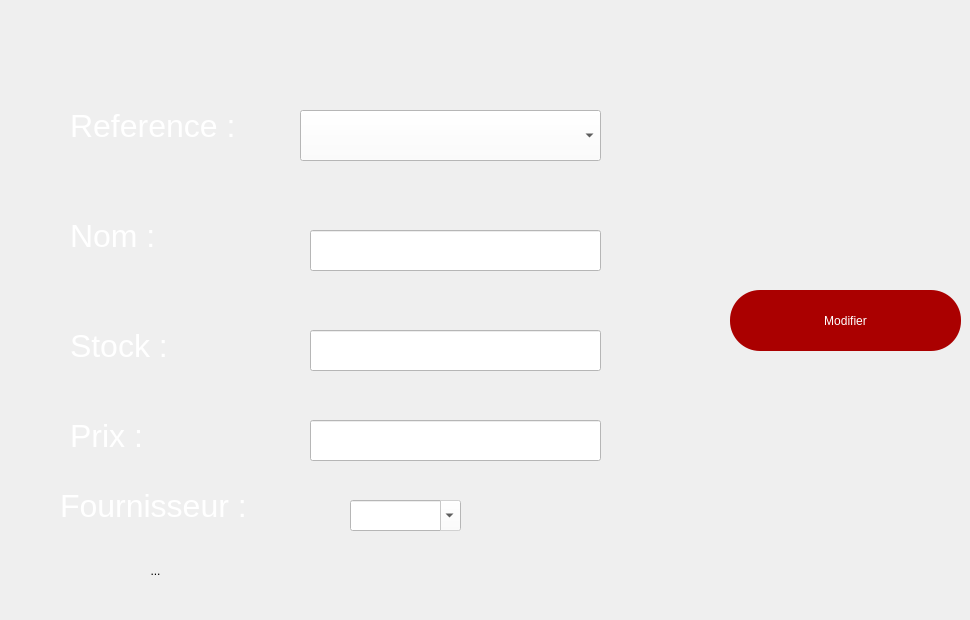
   <widget class="QWidget" name="modifierp">
    <widget class="QLabel" name="label_7">
     <property name="geometry">
      <rect>
       <x>70</x>
       <y>180</y>
       <width>201</width>
       <height>111</height>
      </rect>
     </property>
     <property name="font">
      <font>
       <pointsize>24</pointsize>
      </font>
     </property>
     <property name="styleSheet">
      <string notr="true">color: rgb(255, 255, 255);</string>
     </property>
     <property name="text">
      <string>Nom :</string>
     </property>
    </widget>
    <widget class="QLabel" name="label_8">
     <property name="geometry">
      <rect>
       <x>70</x>
       <y>290</y>
       <width>201</width>
       <height>111</height>
      </rect>
     </property>
     <property name="font">
      <font>
       <pointsize>24</pointsize>
      </font>
     </property>
     <property name="styleSheet">
      <string notr="true">color: rgb(255, 255, 255);</string>
     </property>
     <property name="text">
      <string>Stock :</string>
     </property>
    </widget>
    <widget class="QLabel" name="label_9">
     <property name="geometry">
      <rect>
       <x>70</x>
       <y>380</y>
       <width>201</width>
       <height>111</height>
      </rect>
     </property>
     <property name="font">
      <font>
       <pointsize>24</pointsize>
      </font>
     </property>
     <property name="styleSheet">
      <string notr="true">color: rgb(255, 255, 255);</string>
     </property>
     <property name="text">
      <string>Prix :</string>
     </property>
    </widget>
    <widget class="QLabel" name="label_10">
     <property name="geometry">
      <rect>
       <x>70</x>
       <y>70</y>
       <width>201</width>
       <height>111</height>
      </rect>
     </property>
     <property name="font">
      <font>
       <pointsize>24</pointsize>
      </font>
     </property>
     <property name="styleSheet">
      <string notr="true">color: rgb(255, 255, 255);</string>
     </property>
     <property name="text">
      <string>Reference :</string>
     </property>
    </widget>
    <widget class="QLineEdit" name="lineEdit_5">
     <property name="geometry">
      <rect>
       <x>310</x>
       <y>230</y>
       <width>291</width>
       <height>41</height>
      </rect>
     </property>
     <property name="styleSheet">
      <string notr="true">font: italic 18pt &quot;High Tower Text&quot;;
background-color: rgb(255, 255, 255);</string>
     </property>
    </widget>
    <widget class="QLineEdit" name="lineEdit_6">
     <property name="geometry">
      <rect>
       <x>310</x>
       <y>330</y>
       <width>291</width>
       <height>41</height>
      </rect>
     </property>
     <property name="styleSheet">
      <string notr="true">font: italic 18pt &quot;High Tower Text&quot;;
background-color: rgb(255, 255, 255);</string>
     </property>
    </widget>
    <widget class="QLineEdit" name="lineEdit_7">
     <property name="geometry">
      <rect>
       <x>310</x>
       <y>420</y>
       <width>291</width>
       <height>41</height>
      </rect>
     </property>
     <property name="styleSheet">
      <string notr="true">font: italic 18pt &quot;High Tower Text&quot;;
background-color: rgb(255, 255, 255);</string>
     </property>
    </widget>
    <widget class="QPushButton" name="modif">
     <property name="geometry">
      <rect>
       <x>730</x>
       <y>290</y>
       <width>231</width>
       <height>61</height>
      </rect>
     </property>
     <property name="styleSheet">
      <string notr="true">font: 20pt &quot;MS Shell Dlg 2&quot;;
color: rgb(255, 255, 255);
background-color: rgb(170, 0, 0);
border-radius: 30px;</string>
     </property>
     <property name="text">
      <string>Modifier</string>
     </property>
     <property name="icon">
      <iconset resource="rs.qrc">
       <normaloff>:/img/rs/update.png</normaloff>:/img/rs/update.png</iconset>
     </property>
     <property name="iconSize">
      <size>
       <width>50</width>
       <height>50</height>
      </size>
     </property>
    </widget>
    <widget class="QComboBox" name="idmodif">
     <property name="geometry">
      <rect>
       <x>300</x>
       <y>110</y>
       <width>301</width>
       <height>51</height>
      </rect>
     </property>
     <property name="cursor">
      <cursorShape>PointingHandCursor</cursorShape>
     </property>
     <property name="focusPolicy">
      <enum>Qt::WheelFocus</enum>
     </property>
     <property name="styleSheet">
      <string notr="true">background-color: rgb(255, 255, 255);</string>
     </property>
     <property name="iconSize">
      <size>
       <width>16</width>
       <height>16</height>
      </size>
     </property>
     <property name="frame">
      <bool>true</bool>
     </property>
    </widget>
    <widget class="QToolButton" name="toolButton_3">
     <property name="geometry">
      <rect>
       <x>110</x>
       <y>530</y>
       <width>91</width>
       <height>81</height>
      </rect>
     </property>
     <property name="text">
      <string>...</string>
     </property>
     <property name="icon">
      <iconset resource="rs.qrc">
       <normaloff>:/img/rs/retour.png</normaloff>:/img/rs/retour.png</iconset>
     </property>
     <property name="iconSize">
      <size>
       <width>60</width>
       <height>60</height>
      </size>
     </property>
     <property name="autoRaise">
      <bool>true</bool>
     </property>
    </widget>
    <widget class="QLabel" name="label_15">
     <property name="geometry">
      <rect>
       <x>60</x>
       <y>450</y>
       <width>201</width>
       <height>111</height>
      </rect>
     </property>
     <property name="font">
      <font>
       <pointsize>24</pointsize>
      </font>
     </property>
     <property name="styleSheet">
      <string notr="true">color: rgb(255, 255, 255);</string>
     </property>
     <property name="text">
      <string>Fournisseur :</string>
     </property>
    </widget>
    <widget class="QComboBox" name="comboBox_4">
     <property name="enabled">
      <bool>false</bool>
     </property>
     <property name="geometry">
      <rect>
       <x>350</x>
       <y>500</y>
       <width>111</width>
       <height>31</height>
      </rect>
     </property>
     <property name="styleSheet">
      <string notr="true">background-color: rgb(255, 255, 255);
color: rgb(0, 0, 0);</string>
     </property>
     <property name="editable">
      <bool>true</bool>
     </property>
    </widget>
   </widget>
